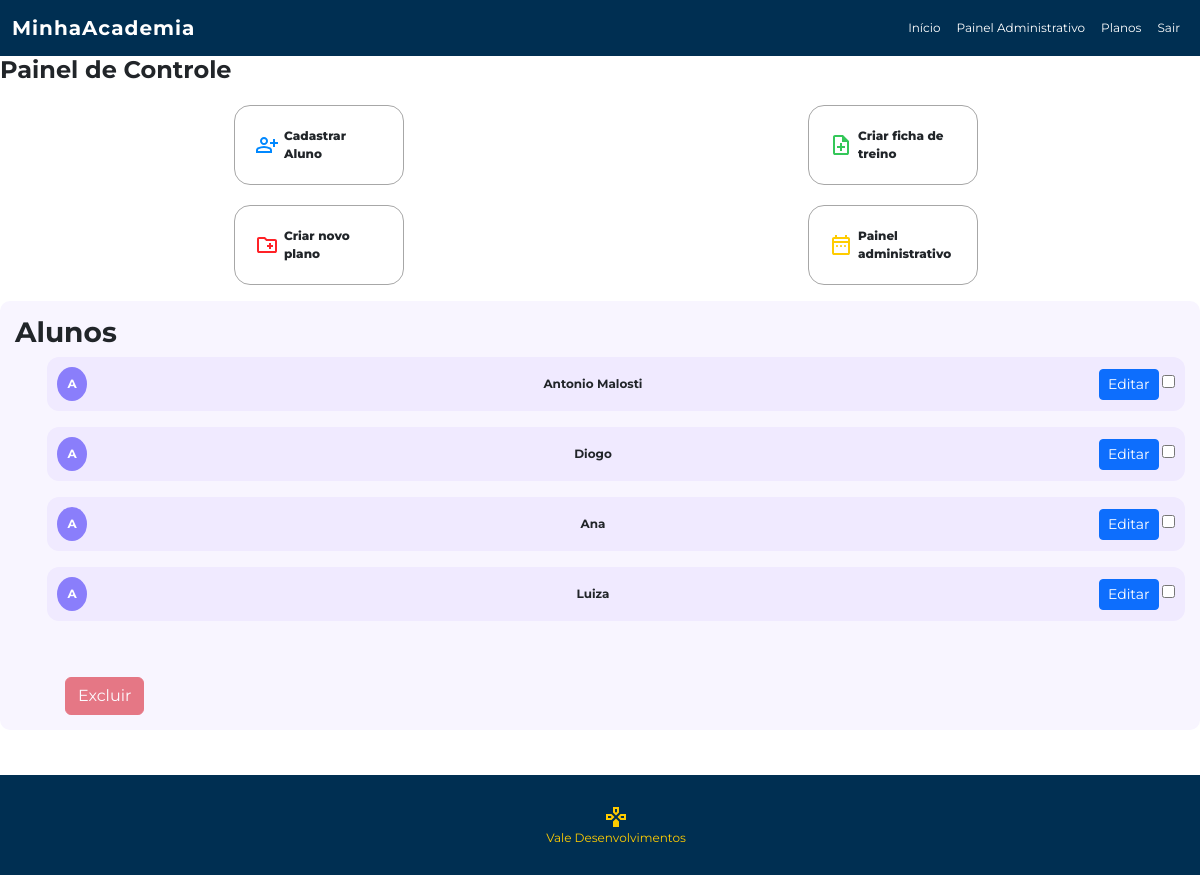
/instrutores/painel/ (signed in), run on an earlier commit of the app's database.
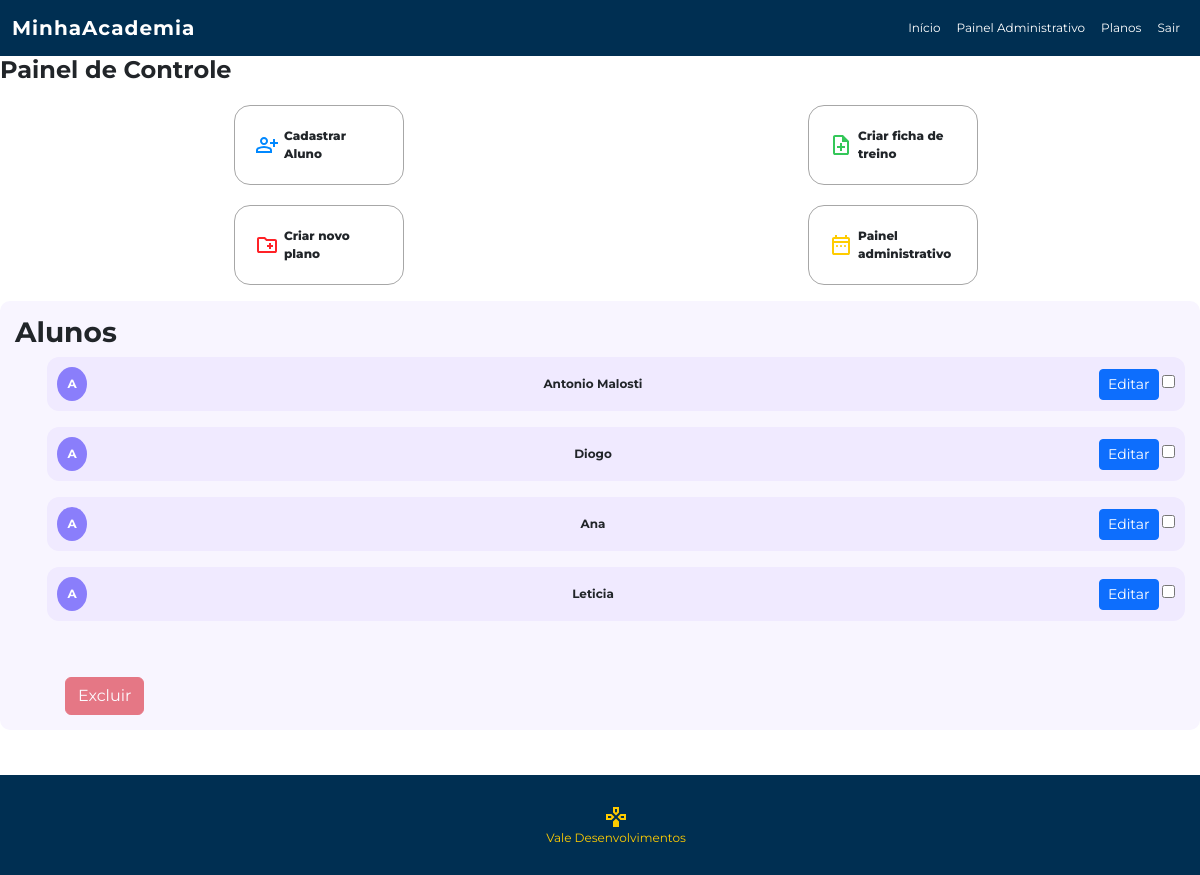
And on a later commit of the database.
### app/models.py (models this page shows)
class Aluno(db.Model):
    id = db.Column(db.Integer, primary_key=True)
    nome = db.Column(db.String(100), nullable=True)
    email = db.Column(db.String(120), unique=True, nullable=True)
    data_cadastro = db.Column(db.DateTime, default=datetime.utcnow)
    telefone = db.Column(db.String(20), nullable=True)
    data_nascimento = db.Column(db.Date, nullable=True)
    cpf = db.Column(db.String(14), unique=True, nullable=True)
    status = db.Column(db.String(20), default='ativo')

### app/instrutores/routes.py (the view)
@instrutores_blueprints.route('/painel/')
@login_required
def painelAdm():
    alunos_ativos = Aluno.query.filter_by(status='ativo').all()
    total_alunos = len(alunos_ativos)
    return render_template(
        'painel-administrativo.html',
        alunos=alunos_ativos,
        total_alunos=total_alunos,
    )

### app/models.py (called while the page is built)
@login_manager.user_loader
def load_user(user_id):
    return User.query.get(user_id)

### app/instrutores/templates/painel-administrativo.html (shortened to what this page needs)
{% extends 'base.html' %}
{% block content %}
{% include 'cabecalho.html' %}
<h2 class="titulo">Painel de Controle</h2>
{% include 'administracao.html' %}
<form id="form-excluir" method="post" action="{{ url_for('alunos.excluirAlunos') }}">
  <div class="alunos">
    <h3 class="alunos-titulo">Alunos</h3>
    <div class="alunos-container">
      {% if alunos %}
      {% for aluno in alunos %}
      <ul>
        <li>
          <div class="alunos-container_card">
            <span class="alunos-card_icone">A</span>
            <span>{{ aluno.nome }}</span>
            <div class="acoes">
              <a href="{{ url_for('alunos.editarAluno', aluno_id=aluno.id) }}" class="btn btn-primary btn-sm">Editar</a>
              <input type="checkbox" class="checkbox-aluno" name="selected" value="{{ aluno.id }}">
            </div>
          </div>
        </li>
      </ul>
      {% endfor %}
      {% else %}
      <h1>Não existe alunos cadastrados!</h1>
      {% endif %}
    </div>
    <button id="btn-excluir" class="butao-aluno btn btn-danger" type="submit" disabled>
      Excluir
    </button>
  </div>
</form>
{% include 'rodape.html' %}
{% endblock %}

### app/templates/base.html (shortened to what this page needs)
<!DOCTYPE html>
<html lang="en">
<head>
    <link rel="stylesheet" href="{{ url_for('static', filename='css/reset.css') }}">
    <link href="https://cdn.jsdelivr.net/npm/bootstrap@5.3.8/dist/css/bootstrap.min.css" rel="stylesheet">
    <link rel="stylesheet" href="{{ url_for('static', filename='css/style.css') }}">
</head>
<body>
    <section class="container-fluid mt-4">
        {% block content %} {% endblock %}
    </section>
</body>
</html>

### app/templates/cabecalho.html (shortened to what this page needs)
<section class="container-fluid">
    <nav class="navbar navbar-expand-lg">
        <div class="container-fluid">
            <a class="navbar-brand" href="#">MinhaAcademia</a>
            <div class="collapse navbar-collapse" id="menuNav">
                <ul class="navbar-nav ms-auto">
                    <li class="nav-item"><a class="nav-link active" href="/">Início</a></li>
                    <li class="nav-item"><a class="nav-link" href="{{ url_for('instrutores.painelAdm') }}">Painel Administrativo</a></li>
                    <li class="nav-item"><a class="nav-link" href="/planos">Planos</a></li>
                    <li class="nav-item"><a class="nav-link" href="{{ url_for('instrutores.logout') }}">Sair</a></li>
                </ul>
            </div>
        </div>
    </nav>
</section>

### app/templates/administracao.html
<div class="administracao">
    <ul class="administracao-lista">
        <div class="administracao-lista__esquerda">
            <div class="administracao-lista__topo">
                <li class="administracao-lista__item">
                    <img class="administracao-lista__item-img" src="{{ url_for('static', filename='imagens/person_add_24dp_0088FF_FILL0_wght400_GRAD0_opsz24.svg') }}" alt="">
                    <a class="administracao-lista__item-link" href="{{ url_for('alunos.cadastroAluno') }}">Cadastrar Aluno</a>
                </li>
            </div>
            <div class="administracao-lista__baixo">
                <li class="administracao-lista__item">
                    <img class="administracao-lista__item-img" src="{{ url_for('static', filename='imagens/create_new_folder_24dp_FF2227_FILL0_wght400_GRAD0_opsz24.svg') }}" alt="">
                    <a class="administracao-lista__item-link" href="#">Criar novo plano</a>
                </li>
            </div>
        </div>
        <div class="administracao-lista__direita">
            <div class="administracao-lista__topo">
                <li class="administracao-lista__item">
                    <img class="administracao-lista__item-img" src="{{ url_for('static', filename='imagens/note_add_24dp_34C759_FILL0_wght400_GRAD0_opsz24.svg') }}" alt="">
                    <a class="administracao-lista__item-link" href="#">Criar ficha de treino</a>
                </li>
            </div>
            <div class="administracao-lista__baixo">
                <li class="administracao-lista__item">
                    <img class="administracao-lista__item-img" src="{{ url_for('static', filename='imagens/date_range_24dp_FFCC00_FILL0_wght400_GRAD0_opsz24.svg') }}" alt="">
                    <a class="administracao-lista__item-link" href="{{ url_for('instrutores.cadastroInstrutor') }}">Painel administrativo</a>
                </li>
            </div>
        </div>
    </ul>
</div>

### app/templates/rodape.html
<footer class="rodape">
    <div class="rodape-conteudo">
        <div class="rodape-conteeudo__item">
            <ul>
                <li class="rodape-conteeudo__item-lista">
                    <img class="rodape-conteudo__item-img" src="../static/imagens/gamepad_down_24dp_FFCC00_FILL0_wght400_GRAD0_opsz24.svg" alt="">
                </li>
                <li>
                    <a class="rodape-conteudo__item-link" href="#">Vale Desenvolvimentos</a>
                </li>
            </ul>
        </div>
    </div>
</footer>

### app/static/css/style.css (style rules this page uses)
:root { --cor-de-fundo: #FFFFFF; --cor-principal: #002f52; --cor-titulo: #ebecee; --azul: #0088FF; --amarelo: #FFCC00; --vermelho: #FF2227; --verde: #34C759; --roxo: #CB30E0; --fonte-principal: "Montserrat", sans-serif; --fonte-secundaria: "Josefin Sans"; }
body { margin: 0 !important; padding: 0 !important; background-color: var(--cor-de-fundo); font-family: var(--fonte-principal); font-size: 12px; font-weight: 400; }

### app/static/css/cabecalho.css (style rules this page uses)
.navbar { background-color: var(--cor-principal); }
.navbar-brand { font-weight: bold; letter-spacing: 1px; }
.navbar .nav-link, .navbar .navbar-brand { color: var(--cor-de-fundo) !important; }
section.container-fluid.mt-4 { margin-top: 0 !important; }
section.container-fluid { padding-left: 0 !important; padding-right: 0 !important; }

### app/static/css/administracao.css (style rules this page uses)
.administracao { margin-top: 20px; }
.administracao-lista { display: flex; justify-content:space-around; }
.administracao-lista__topo, .administracao-lista__baixo { display: flex; align-items: center; border: 0.2px solid #a7a7a7; border-radius: 16px; height: 80px; width: 170px; padding: 20px; }
.administracao-lista__baixo { margin-top: 20px; }
.administracao-lista__direita { margin-right: 20px; }
.administracao-lista__item { display: flex; }
.administracao-lista__item-link { margin-left: 5px; }
.administracao-lista__item-link { text-decoration: none; color: inherit; font-weight: 800; }

### app/static/css/painel-adm.css (style rules this page uses)
.titulo { font-size: 24px; font-weight: bold; margin-bottom: 20px; }
.alunos { background: #f8f5ff; padding: 15px; margin-bottom: 20px; border-radius: 10px; font-weight: bold; }
.alunos-titulo { font-weight: 700; }
.alunos-container { height: 300px; overflow-y: scroll; }
.alunos-container_card { background: #f0eaff; border-radius: 12px; padding: 10px; display: flex; align-items: center; justify-content: space-between; margin-bottom: 10px; }
.alunos-card_icone { background: #8a7efb; color: white; border-radius: 50%; padding: 8px; font-weight: bold; width: 30px; text-align: center; }
.butao-aluno { margin: 20px 0 0 50px; }

### app/static/css/rodape.css (style rules this page uses)
.rodape { height: 100px; margin-top: 45px; background-color: var(--cor-principal); padding-top: 30px; }
.rodape-conteudo { display: flex; justify-content: center; }
.rodape-conteeudo__item-lista { display: flex; justify-content: center; }
.rodape-conteudo__item-link { text-decoration: none; color: var(--amarelo); }

What changed in the data, as far as the page shows it:
removed Aluno: nome "Luiza"
added Aluno: nome "Leticia"
